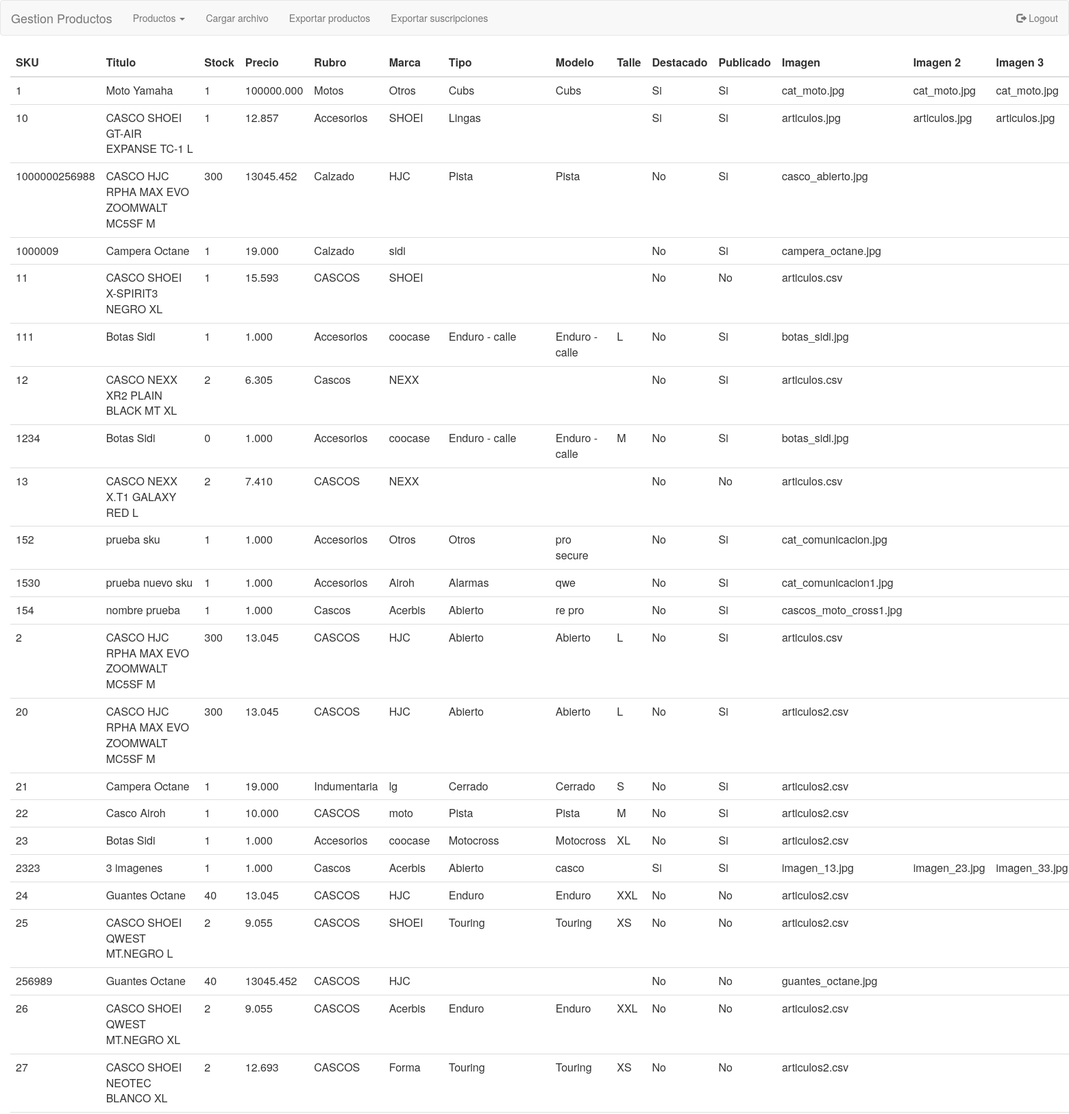
The app's page /index.php/admin/listar (signed in, upper part) with its own data.
### tables this page shows
CREATE TABLE `productos` (
  `sku` varchar(15) NOT NULL,
  `titulo` varchar(50) NOT NULL,
  `stock` int(10) UNSIGNED NOT NULL,
  `precio` float(8,3) NOT NULL,
  `rubro` varchar(30) NOT NULL,
  `marca` varchar(30) NOT NULL,
  `tipo` varchar(30) NOT NULL,
  `modelo` varchar(30) NOT NULL,
  `talle` varchar(4) NOT NULL,
  `destacado` tinyint(1) NOT NULL,
  `publicado` tinyint(1) NOT NULL,
  `img` varchar(50) NOT NULL,
  `img2` varchar(50) NOT NULL,
  `img3` varchar(50) NOT NULL
);

### application/models/Productos.php (called while the page is built, shortened)
<?php
include_once "Database.php";
class Productos
{
    public function listar()
    {
        $db=new database();
        $db->conectar();
        $consulta="SELECT *
			       FROM Productos;";
        $resultado=mysqli_query($db->conexion, $consulta)
        or die ("No se pueden mostrar los productos.");
        $productos = array(array("sku", "titulo", "stock", "precio", "rubro", "marca", "tipo", "modelo", "talle", "destacado", "publicado", "img", "img2", "img3"));
        $i=0;
        while($producto = mysqli_fetch_assoc($resultado))
        {
            $sku=ltrim($producto["sku"],"0");
            $productos[$i]["sku"]=$sku;
            $productos[$i]["titulo"]=$producto["titulo"];
            $productos[$i]["stock"]=$producto["stock"];
            $productos[$i]["precio"]=$producto["precio"];
            $productos[$i]["rubro"]=$producto["rubro"];
            $productos[$i]["marca"]=$producto["marca"];
            $productos[$i]["tipo"]=$producto["tipo"];
            $productos[$i]["modelo"]=$producto["modelo"];
            $productos[$i]["talle"]=$producto["talle"];
            $productos[$i]["destacado"]=$producto["destacado"];
            $productos[$i]["publicado"]=$producto["publicado"];
            $productos[$i]["img"]=$producto["img"];
            $productos[$i]["img2"]=$producto["img2"];
            $productos[$i]["img3"]=$producto["img3"];
            $i++;
        }
        return $productos;
    }
}
?>

### application/models/Database.php (called while the page is built, shortened)
<?php
class database
{
	public $conexion;
	public function conectar()
	{
		$this->conexion = mysqli_connect(server, user, password, database)
		or die('No se pudo conectar a la base '  . mysqli_error($this->conexion));
		$this->conexion->set_charset("utf8");
		mysqli_query($this->conexion, "SET NAMES 'utf8'");
	}
}
?>

### application/controllers/Admin.php (called while the page is built, shortened)
<?php
class Admin extends CI_Controller
{
    public function __construct()
    {
        $this->load->helper('url');
        $this->load->model('productos');
        $this->load->model('pedido');
        $this->load->model('suscripcion');
    }
    public function listar()
    {
        if($_SESSION["login"]==true)
        {
        $data['productos']=$this->productos->listar();
        $this->load->view('admin/header');
        $this->load->view('admin/navbar');
        $this->load->view('admin/headerTabla');
        $this->load->view('admin/listar',$data);
        $this->load->view('admin/footerTabla');
        }
        else{
            $this->load->view('admin/logout');
            }
    }
}

### index.php (called while the page is built, shortened)
<?php
require_once BASEPATH.'core/CodeIgniter.php';

### application/views/admin/listar.php (the view)
<?php
foreach($productos as $producto)
{
    if($producto["destacado"]==0)
    {
        $destacado="No";
    }
    else{
        $destacado="Si";
        }
	if($producto["publicado"]==0)
	{
		$publicado="No";
	}
	else{
		$publicado="Si";
	}
    echo
        '
	<tr>
		<td>'.$producto["sku"].'</td>
		<td>'.$producto["titulo"].'</td>
		<td>'.$producto["stock"].'</td>
		<td>'.$producto["precio"].'</td>
		<td>'.$producto["rubro"].'</td>
		<td>'.$producto["marca"].'</td>
		<td>'.$producto["tipo"].'</td>
		<td>'.$producto["modelo"].'</td>
		<td>'.$producto["talle"].'</td>
		<td>'.$destacado.'</td>
		<td>'.$publicado.'</td>
		<td>'.$producto["img"].'</td>
		<td>'.$producto["img2"].'</td>
		<td>'.$producto["img3"].'</td>
	</tr>
	';
}
?>

### records on screen
productos: sku "1", titulo "Moto Yamaha", stock "1", precio "100000.000", rubro "Motos", marca "Otros", tipo "Cubs", modelo "Cubs", destacado "Si", publicado "Si", img "cat_moto.jpg", img2 "cat_moto.jpg", img3 "cat_moto.jpg"
productos: sku "10", titulo "CASCO SHOEI GT-AIR EXPANSE TC-1 L", stock "1", precio "12.857", rubro "Accesorios", marca "SHOEI", tipo "Lingas", destacado "Si", publicado "Si", img "articulos.jpg", img2 "articulos.jpg", img3 "articulos.jpg"
productos: sku "1000000256988", titulo "CASCO HJC RPHA MAX EVO ZOOMWALT MC5SF M", stock "300", precio "13045.452", rubro "Calzado", marca "HJC", tipo "Pista", modelo "Pista", destacado "No", publicado "Si", img "casco_abierto.jpg"
productos: sku "1000009", titulo "Campera Octane", stock "1", precio "19.000", rubro "Calzado", marca "sidi", destacado "No", publicado "Si", img "campera_octane.jpg"
productos: sku "11", titulo "CASCO SHOEI X-SPIRIT3 NEGRO XL", stock "1", precio "15.593", rubro "CASCOS", marca "SHOEI", destacado "No", publicado "No", img "articulos.csv"
productos: sku "111", titulo "Botas Sidi", stock "1", precio "1.000", rubro "Accesorios", marca "coocase", tipo "Enduro - calle", modelo "Enduro - calle", talle "L", destacado "No", publicado "Si", img "botas_sidi.jpg"
productos: sku "12", titulo "CASCO NEXX XR2 PLAIN BLACK MT XL", stock "2", precio "6.305", rubro "Cascos", marca "NEXX", destacado "No", publicado "Si", img "articulos.csv"
productos: sku "1234", titulo "Botas Sidi", stock "0", precio "1.000", rubro "Accesorios", marca "coocase", tipo "Enduro - calle", modelo "Enduro - calle", talle "M", destacado "No", publicado "Si", img "botas_sidi.jpg"
productos: sku "13", titulo "CASCO NEXX X.T1 GALAXY RED L", stock "2", precio "7.410", rubro "CASCOS", marca "NEXX", destacado "No", publicado "No", img "articulos.csv"
productos: sku "152", titulo "prueba sku", stock "1", precio "1.000", rubro "Accesorios", marca "Otros", tipo "Otros", modelo "pro secure", destacado "No", publicado "Si", img "cat_comunicacion.jpg"
productos: sku "1530", titulo "prueba nuevo sku", stock "1", precio "1.000", rubro "Accesorios", marca "Airoh", tipo "Alarmas", modelo "qwe", destacado "No", publicado "Si", img "cat_comunicacion1.jpg"
productos: sku "154", titulo "nombre prueba", stock "1", precio "1.000", rubro "Cascos", marca "Acerbis", tipo "Abierto", modelo "re pro", destacado "No", publicado "Si", img "cascos_moto_cross1.jpg"
productos: sku "2", titulo "CASCO HJC RPHA MAX EVO ZOOMWALT MC5SF M", stock "300", precio "13.045", rubro "CASCOS", marca "HJC", tipo "Abierto", modelo "Abierto", talle "L", destacado "No", publicado "Si", img "articulos.csv"
productos: sku "20", titulo "CASCO HJC RPHA MAX EVO ZOOMWALT MC5SF M", stock "300", precio "13.045", rubro "CASCOS", marca "HJC", tipo "Abierto", modelo "Abierto", talle "L", destacado "No", publicado "Si", img "articulos2.csv"
productos: sku "21", titulo "Campera Octane", stock "1", precio "19.000", rubro "Indumentaria", marca "lg", tipo "Cerrado", modelo "Cerrado", talle "S", destacado "No", publicado "Si", img "articulos2.csv"
productos: sku "22", titulo "Casco Airoh", stock "1", precio "10.000", rubro "CASCOS", marca "moto", tipo "Pista", modelo "Pista", talle "M", destacado "No", publicado "Si", img "articulos2.csv"
productos: sku "23", titulo "Botas Sidi", stock "1", precio "1.000", rubro "Accesorios", marca "coocase", tipo "Motocross", modelo "Motocross", talle "XL", destacado "No", publicado "Si", img "articulos2.csv"
productos: sku "2323", titulo "3 imagenes", stock "1", precio "1.000", rubro "Cascos", marca "Acerbis", tipo "Abierto", modelo "casco", destacado "Si", publicado "Si", img "imagen_13.jpg", img2 "imagen_23.jpg", img3 "imagen_33.jpg"
productos: sku "24", titulo "Guantes Octane", stock "40", precio "13.045", rubro "CASCOS", marca "HJC", tipo "Enduro", modelo "Enduro", talle "XXL", destacado "No", publicado "No", img "articulos2.csv"
productos: sku "25", titulo "CASCO SHOEI QWEST MT.NEGRO L", stock "2", precio "9.055", rubro "CASCOS", marca "SHOEI", tipo "Touring", modelo "Touring", talle "XS", destacado "No", publicado "No", img "articulos2.csv"
productos: sku "256989", titulo "Guantes Octane", stock "40", precio "13045.452", rubro "CASCOS", marca "HJC", destacado "No", publicado "No", img "guantes_octane.jpg"
productos: sku "26", titulo "CASCO SHOEI QWEST MT.NEGRO XL", stock "2", precio "9.055", rubro "CASCOS", marca "Acerbis", tipo "Enduro", modelo "Enduro", talle "XXL", destacado "No", publicado "No", img "articulos2.csv"
productos: sku "27", titulo "CASCO SHOEI NEOTEC BLANCO XL", stock "2", precio "12.693", rubro "CASCOS", marca "Forma", tipo "Touring", modelo "Touring", talle "XS", destacado "No", publicado "No", img "articulos2.csv"
